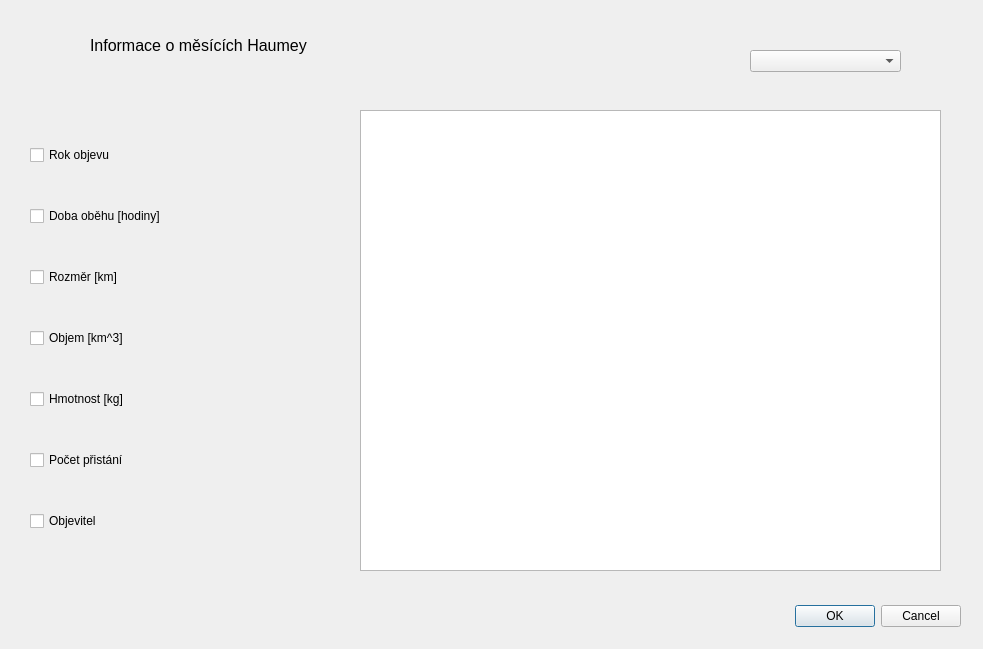
<?xml version="1.0" encoding="UTF-8"?>
<ui version="4.0">
 <class>DialogMesice_Haumea</class>
 <widget class="QDialog" name="DialogMesice_Haumea">
  <property name="geometry">
   <rect>
    <x>0</x>
    <y>0</y>
    <width>983</width>
    <height>649</height>
   </rect>
  </property>
  <property name="windowTitle">
   <string>Dialog</string>
  </property>
  <widget class="QDialogButtonBox" name="buttonBox">
   <property name="geometry">
    <rect>
     <x>620</x>
     <y>600</y>
     <width>341</width>
     <height>32</height>
    </rect>
   </property>
   <property name="orientation">
    <enum>Qt::Horizontal</enum>
   </property>
   <property name="standardButtons">
    <set>QDialogButtonBox::Cancel|QDialogButtonBox::Ok</set>
   </property>
  </widget>
  <widget class="QLabel" name="label">
   <property name="geometry">
    <rect>
     <x>90</x>
     <y>30</y>
     <width>291</width>
     <height>31</height>
    </rect>
   </property>
   <property name="text">
    <string>&lt;html&gt;&lt;head/&gt;&lt;body&gt;&lt;p&gt;&lt;span style=&quot; font-size:12pt;&quot;&gt;Informace o měsících Haumey&lt;/span&gt;&lt;/p&gt;&lt;/body&gt;&lt;/html&gt;</string>
   </property>
  </widget>
  <widget class="QWidget" name="verticalLayoutWidget">
   <property name="geometry">
    <rect>
     <x>30</x>
     <y>110</y>
     <width>301</width>
     <height>461</height>
    </rect>
   </property>
   <layout class="QVBoxLayout" name="verticalLayout">
    <item>
     <widget class="QCheckBox" name="checkBox_2">
      <property name="text">
       <string>Rok objevu</string>
      </property>
     </widget>
    </item>
    <item>
     <widget class="QCheckBox" name="checkBox_4">
      <property name="text">
       <string>Doba oběhu [hodiny]</string>
      </property>
     </widget>
    </item>
    <item>
     <widget class="QCheckBox" name="checkBox_6">
      <property name="text">
       <string>Rozměr [km]</string>
      </property>
     </widget>
    </item>
    <item>
     <widget class="QCheckBox" name="checkBox_5">
      <property name="text">
       <string>Objem [km^3]</string>
      </property>
     </widget>
    </item>
    <item>
     <widget class="QCheckBox" name="checkBox_7">
      <property name="text">
       <string>Hmotnost [kg]</string>
      </property>
     </widget>
    </item>
    <item>
     <widget class="QCheckBox" name="checkBox_3">
      <property name="text">
       <string>Počet přistání</string>
      </property>
     </widget>
    </item>
    <item>
     <widget class="QCheckBox" name="checkBox">
      <property name="text">
       <string>Objevitel</string>
      </property>
     </widget>
    </item>
   </layout>
  </widget>
  <widget class="QTableView" name="tableViewMesiceHaumea">
   <property name="geometry">
    <rect>
     <x>360</x>
     <y>110</y>
     <width>581</width>
     <height>461</height>
    </rect>
   </property>
  </widget>
  <widget class="QComboBox" name="comboBox">
   <property name="geometry">
    <rect>
     <x>750</x>
     <y>50</y>
     <width>151</width>
     <height>22</height>
    </rect>
   </property>
  </widget>
 </widget>
 <resources/>
 <connections>
  <connection>
   <sender>buttonBox</sender>
   <signal>accepted()</signal>
   <receiver>DialogMesice_Haumea</receiver>
   <slot>accept()</slot>
   <hints>
    <hint type="sourcelabel">
     <x>248</x>
     <y>254</y>
    </hint>
    <hint type="destinationlabel">
     <x>157</x>
     <y>274</y>
    </hint>
   </hints>
  </connection>
  <connection>
   <sender>buttonBox</sender>
   <signal>rejected()</signal>
   <receiver>DialogMesice_Haumea</receiver>
   <slot>reject()</slot>
   <hints>
    <hint type="sourcelabel">
     <x>316</x>
     <y>260</y>
    </hint>
    <hint type="destinationlabel">
     <x>286</x>
     <y>274</y>
    </hint>
   </hints>
  </connection>
 </connections>
</ui>
